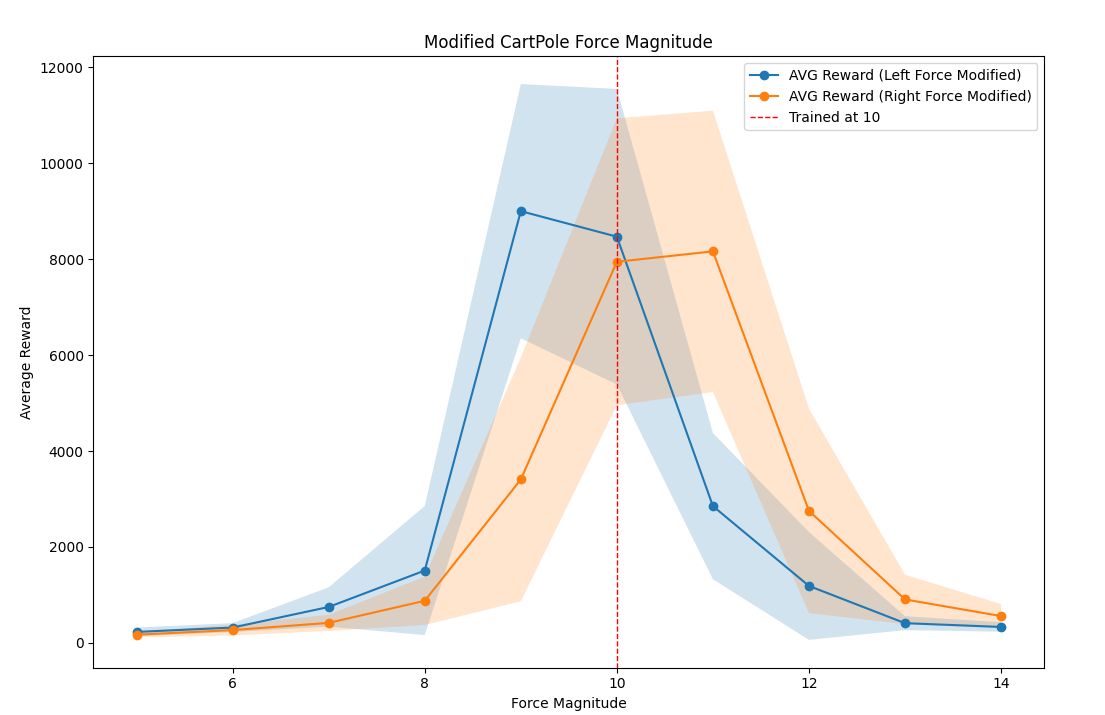

Write the Python code that produced this figure.
"""
Example of execution
c:/Users/alexm/Desktop/TFG/venv/Scripts/python.exe c:/Users/alexm/Desktop/TFG/Algorithms/PPO_ContinuousMountainCar/Generalization/Goal_Position/ZSG_GoalPosition.py 5M_lr0_001\exp1_2024-06-01_14-24-22

"""

import sys
import gymnasium as gym
from matplotlib import pyplot as plt
import numpy as np
import torch
import os
import pickle
import gym

BASE_DIR = os.path.dirname(os.path.dirname(os.path.dirname(os.path.dirname(os.path.dirname(os.path.abspath(__file__))))))
sys.path.append(BASE_DIR)  # Append the path to system

from Custom_Env.custom_envs import CustomCartPoleForceEnv

from Algorithms.PPO_CartPole.Network_CartPole import ActorNetwork, CriticNetwork

def load_experiment(experiment_name, input_dims, n_actions, device):
    """
    Load the specified experiment data, including models and state data.

    Args:
    - experiment_name (str): Name of the experiment directory.
    - input_dims (int): Dimensionality of the input state space.
    - n_actions (int): Dimensionality of the action space.
    - device (torch.device): Device to load the models on.

    Returns:
    - actor (ActorNetwork): Loaded actor network.
    - critic (CriticNetwork): Loaded critic network.
    - data (dict): Loaded state data.
    - actor_losses (numpy.ndarray): Loaded actor loss data.
    - critic_losses (numpy.ndarray): Loaded critic loss data.
    - rewards_log (numpy.ndarray): Loaded rewards log data.
    """
    current_dir = os.path.dirname(os.path.dirname(os.path.dirname(os.path.abspath(__file__))))
    
    experiment_path = os.path.join(current_dir, "Results", experiment_name)
    
    if not os.path.exists(experiment_path):
        raise FileNotFoundError(f" - Experiment directory not found: {experiment_path}")
    
    print("\nLoading Experiment Data")
    print("="*50)
    
    # Load the actor model
    actor_path = os.path.join(experiment_path, "Actor.pth")
    if not os.path.exists(actor_path):
        raise FileNotFoundError(f" - Actor model not found in path: {actor_path}")
    actor = ActorNetwork(input_dims, n_actions).to(device)
    actor.load_state_dict(torch.load(actor_path, map_location=device))
    actor.eval()
    print(f"· Actor loaded successfully from path: {actor_path}")

    # Load the critic model
    critic_path = os.path.join(experiment_path, "Critic.pth")
    if not os.path.exists(critic_path):
        raise FileNotFoundError(f" - Critic model not found in path: {critic_path}")
    critic = CriticNetwork(input_dims).to(device)
    critic.load_state_dict(torch.load(critic_path, map_location=device))
    critic.eval()
    print(f"· Critic loaded successfully from path: {critic_path}")

    # Load the trainer's state data
    state_data_path = os.path.join(experiment_path, "state.data")
    if not os.path.exists(state_data_path):
        raise FileNotFoundError(f" - State data not found in path: {state_data_path}")
    with open(state_data_path, "rb") as f:
        data = pickle.load(f)
    print(f"· State data loaded successfully from path: {state_data_path}")
    
    # Load the actor loss data
    actor_losses_path = os.path.join(experiment_path, "actor_losses.npy")
    if not os.path.exists(actor_losses_path):
        raise FileNotFoundError(f" - Actor losses not found in path: {actor_losses_path}")
    actor_losses = np.load(actor_losses_path)
    print(f"· Actor losses loaded successfully from path: {actor_losses_path}")

    # Load the critic loss data
    critic_losses_path = os.path.join(experiment_path, "critic_losses.npy")
    if not os.path.exists(critic_losses_path):
        raise FileNotFoundError(f" - Critic losses not found in path: {critic_losses_path}")
    critic_losses = np.load(critic_losses_path)
    print(f"· Critic losses loaded successfully from path: {critic_losses_path}")

    # Load the rewards log data
    rewards_log_path = os.path.join(experiment_path, "rewards_log.npy")
    if not os.path.exists(rewards_log_path):
        raise FileNotFoundError(f" - Rewards log not found in path: {rewards_log_path}")
    rewards_log = np.load(rewards_log_path)
    print(f"· Rewards log loaded successfully from path: {rewards_log_path}")
    
    print("="*50)
    return actor, critic, data, actor_losses, critic_losses, rewards_log

def print_hyperparameters(data):
    """
    Print the specific hyperparameters and other relevant information from the state data.

    Args:
    - data (dict): Loaded state data.
    """
    hyperparameters = [
        "timesteps",
        "max_timesteps_per_episode",
        "timesteps_per_batch",
        "γ",
        "ε",
        "α",
        "training_cycles_per_batch",
        "training_time"
    ]
    
    print("\nHyperparameters and Training State:")
    print("="*50)
    for key in hyperparameters:
        value = data.get(key, 'Not available')
        print(f" · {key:<30}: {value}")
    print("="*50)

def test_actor_model(actor, env, num_episodes=5):
    total_rewards = []
    for _ in range(num_episodes):
        observation = env.reset()
        done = False
        total_reward = 0.0
        current_step = 0
        max_steps = 10000
        
        if isinstance(observation, tuple):
            observation = observation[0]

        while not done:
            state = torch.tensor(observation, dtype=torch.float32).unsqueeze(0)
            with torch.no_grad():
                action_distribution = actor(state)
                action = action_distribution.sample().item()
            observation, reward, done, _, _ = env.step(action)
            total_reward += reward
            current_step += 1
            
            if current_step >= max_steps:
                done = True
                
        total_rewards.append(total_reward)

    avg_reward = np.mean(total_rewards)
    std_reward = np.std(total_rewards)
    return avg_reward, std_reward

def plot_results(parameter_values, avg_rewards_left, avg_rewards_right, std_rewards_left, std_rewards_right, trained_value, parameter_name):
    plt.plot(parameter_values, avg_rewards_left, marker='o', label='AVG Reward (Left Force Modified)')
    plt.fill_between(parameter_values, np.array(avg_rewards_left) - np.array(std_rewards_left), np.array(avg_rewards_left) + np.array(std_rewards_left), alpha=0.2)
    plt.plot(parameter_values, avg_rewards_right, marker='o', label='AVG Reward (Right Force Modified)')
    plt.fill_between(parameter_values, np.array(avg_rewards_right) - np.array(std_rewards_right), np.array(avg_rewards_right) + np.array(std_rewards_right), alpha=0.2)

    plt.axvline(x=trained_value, color='red', linestyle='--', linewidth=1, label=f'Trained at {trained_value}')
    
    plt.xlabel(parameter_name)
    plt.ylabel('Average Reward')
    plt.title('Modified CartPole Force Magnitude')
    plt.legend()
    
    current_dir = os.path.dirname(os.path.abspath(__file__))
    plot_path = os.path.join(current_dir, 'ZSG_ForceMagnitude_Results.png')
    plt.savefig(plot_path)
    plt.show()

def main(experiment_name):
    seed = 42
    np.random.seed(seed)
    torch.manual_seed(seed)
    
    device = torch.device('cuda' if torch.cuda.is_available() else 'cpu')
    print("Device =", device)

    trained_value = 10  # The value where the agent was trained
    parameter_values = np.arange(5, 15, 1) 
    render = False

    env = gym.make('CustomCartPoleForce', force_mag_left=trained_value, force_mag_right=trained_value)

    observation_size = env.observation_space.shape[0]
    action_size = env.action_space.n
    
    try:
        actor, critic, data, actor_losses, critic_losses, rewards_log = load_experiment(experiment_name, observation_size, action_size, device)
    except FileNotFoundError as e:
        print(e)
        return

    avg_rewards_left = []
    std_rewards_left = []
    avg_rewards_right = []
    std_rewards_right = []

    for value in parameter_values:
        if render:
            custom_env_left = gym.make('CustomCartPoleForce', force_mag_left=value, force_mag_right=trained_value, render_mode='human')
            custom_env_right = gym.make('CustomCartPoleForce', force_mag_left=trained_value, force_mag_right=value, render_mode='human')
        else:
            custom_env_left = gym.make('CustomCartPoleForce', force_mag_left=value, force_mag_right=trained_value)
            custom_env_right = gym.make('CustomCartPoleForce', force_mag_left=trained_value, force_mag_right=value)
        
        print(f"Testing with Left Force: {value}")
        avg_reward_left, std_reward_left = test_actor_model(actor, custom_env_left, num_episodes=10)
        avg_rewards_left.append(avg_reward_left)
        std_rewards_left.append(std_reward_left)
        custom_env_left.close()

        print(f"Testing with Right Force: {value}")
        avg_reward_right, std_reward_right = test_actor_model(actor, custom_env_right, num_episodes=200)
        avg_rewards_right.append(avg_reward_right)
        std_rewards_right.append(std_reward_right)
        custom_env_right.close()

    plot_results(parameter_values, avg_rewards_left, avg_rewards_right, std_rewards_left, std_rewards_right, trained_value, 'Force Magnitude')

if __name__ == "__main__":
    if len(sys.argv) != 2:
        print("Usage: python test.py <experiment_path from Results folder>")
        sys.exit(1)

    experiment_name = sys.argv[1]
    main(experiment_name)